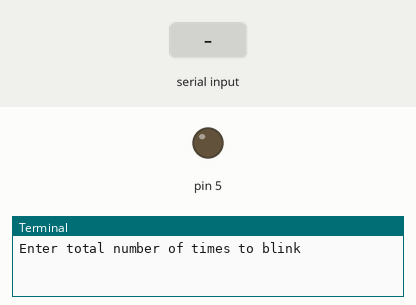
Simulated run of this program. Board: Raspberry Pi (header pin numbers). On the bench: output pins drawn as LEDs (lit = HIGH), the last lines printed to the terminal. Inputs (shaded band) come from the test bench.

Above: at 1.2 s.
1.3 s: "5" typed at the terminal, then Enter
2.8 s: "90" typed at the terminal, then Enter
At 3.3 s:
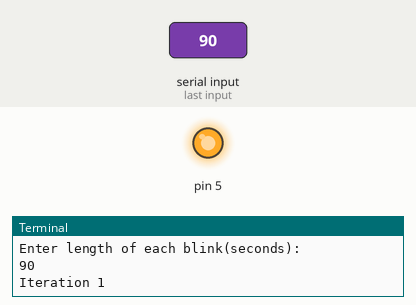
Timing chart, 0 to 5.8 s (numbered marks = the images above; inputs shaded):
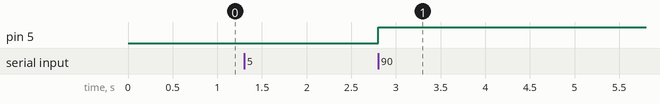

The program:

rled.py
```python
import RPi.GPIO as GPIO
import time

x=1
numTimes=int(input("Enter total number of times to blink"))
speed=float(input("Enter length of each blink(seconds):"))

GPIO.setwarnings(False)
GPIO.setmode(GPIO.BOARD)
GPIO.setup(5,GPIO.OUT)

def Blink(numTimes,speed):
    for i in range(0,numTimes):
            GPIO.output(5,True)
            print("Iteration", i+1)
            time.sleep(speed)
            GPIO.output(5,False)
            print("Iteration", i+1)
            time.sleep(speed)
Blink(numTimes, speed)
print("Done")
```

Measured:
- after the input at 2.8 s, pin 5: LOW → HIGH at once
